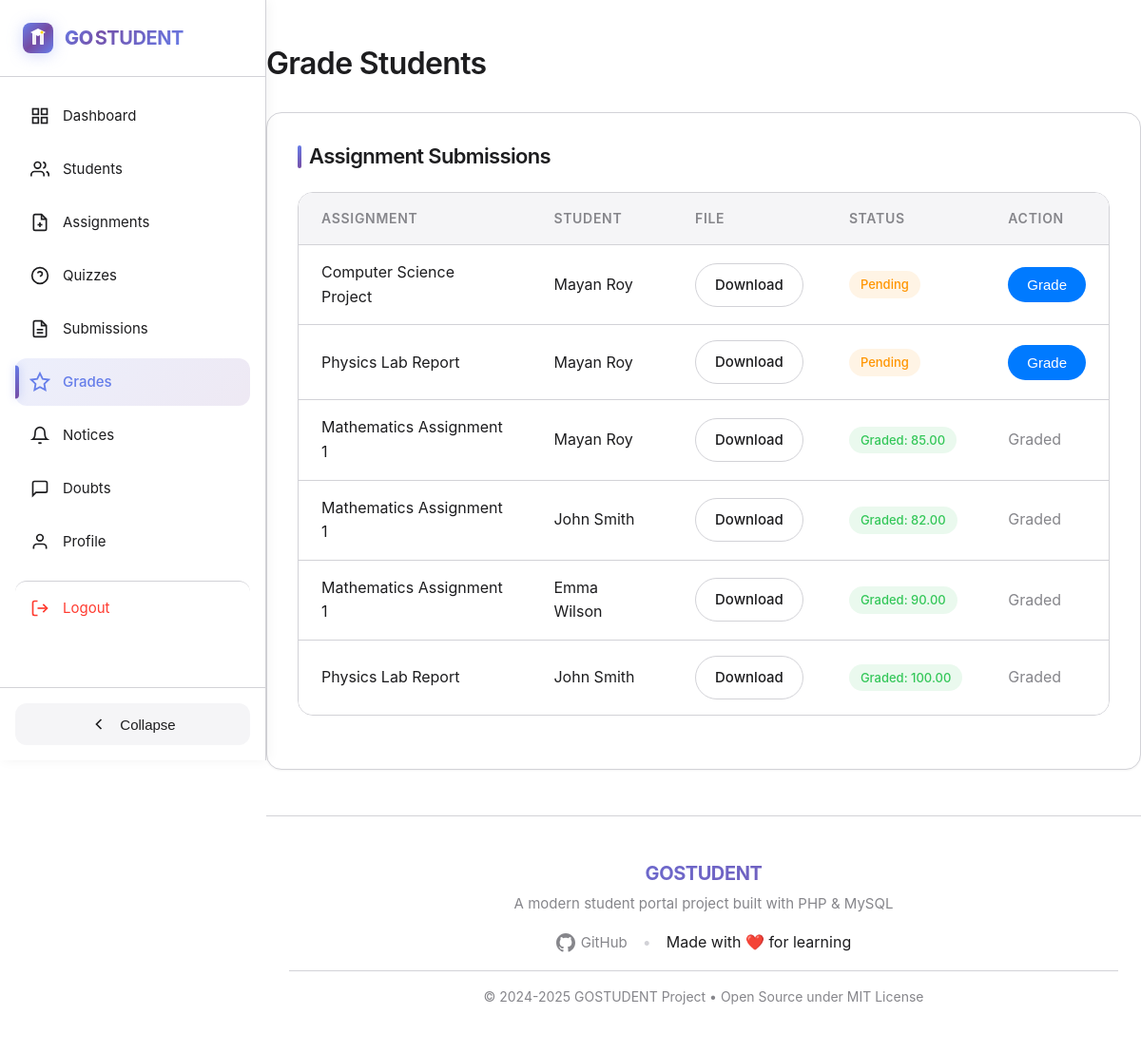
The app's page /pages/teacher/grade_students.php (signed in) with its own data.
### tables this page shows
CREATE TABLE `assignment_submissions` (
  `id` int(11) NOT NULL,
  `assignment_id` int(11) NOT NULL,
  `student_id` int(11) NOT NULL,
  `file_path` varchar(255) NOT NULL,
  `submitted_at` timestamp NOT NULL DEFAULT current_timestamp(),
  `grade` decimal(5,2) DEFAULT NULL,
  `feedback` text DEFAULT NULL
);

CREATE TABLE `assignments` (
  `id` int(11) NOT NULL,
  `title` varchar(255) NOT NULL,
  `description` text DEFAULT NULL,
  `due_date` date NOT NULL,
  `teacher_id` int(11) NOT NULL,
  `file_path` varchar(255) DEFAULT NULL,
  `created_at` timestamp NOT NULL DEFAULT current_timestamp(),
  `updated_at` timestamp NOT NULL DEFAULT current_timestamp() ON UPDATE current_timestamp()
);

CREATE TABLE `users` (
  `id` int(11) NOT NULL,
  `username` varchar(50) NOT NULL,
  `password` varchar(255) NOT NULL,
  `role` enum('student','teacher') NOT NULL,
  `name` varchar(100) NOT NULL,
  `email` varchar(100) NOT NULL,
  `phone` varchar(20) DEFAULT NULL,
  `address` text DEFAULT NULL,
  `dob` date DEFAULT NULL,
  `profile_picture` varchar(255) DEFAULT NULL,
  `created_at` timestamp NOT NULL DEFAULT current_timestamp(),
  `updated_at` timestamp NOT NULL DEFAULT current_timestamp() ON UPDATE current_timestamp()
);

### pages/teacher/grade_students.php (the view, shortened to what this page needs)
<?php
require_once '../../includes/header.php';
?>
<h2 class="mb-xl">Grade Students</h2>
<div class="card">
    <div class="card-content">
        <h3 class="card-title">Assignment Submissions</h3>
        <div class="table-container">
            <table>
                <thead>
                    <tr>
                        <th>Assignment</th>
                        <th>Student</th>
                        <th>File</th>
                        <th>Status</th>
                        <th>Action</th>
                    </tr>
                </thead>
                <tbody>
                    <?php
                    $stmt = $pdo->prepare("SELECT s.id, a.title, u.name, s.file_path, s.grade, s.feedback, s.student_id, s.assignment_id
                                           FROM assignment_submissions s
                                           JOIN assignments a ON s.assignment_id = a.id
                                           JOIN users u ON s.student_id = u.id
                                           WHERE a.teacher_id = ?
                                           ORDER BY s.grade IS NULL DESC, s.submitted_at DESC");
                    $stmt->execute([$_SESSION['user_id']]);
                    while ($row = $stmt->fetch()) {
                        echo '<tr>';
                        echo '<td>' . htmlspecialchars($row['title']) . '</td>';
                        echo '<td>' . htmlspecialchars($row['name']) . '</td>';
                        echo '<td><a href="../../assets/uploads/' . htmlspecialchars($row['file_path']) . '" download class="btn btn-outline">Download</a></td>';
                        echo '<td>';
                        if ($row['grade'] !== null) {
                            echo '<span class="badge badge-success">Graded: ' . $row['grade'] . '</span>';
                        } else {
                            echo '<span class="badge badge-warning">Pending</span>';
                        }
                        echo '</td>';
                        echo '<td>';
                        if ($row['grade'] === null) {
                            echo '<button onclick="openModal(\'gradeModal' . $row['id'] . '\')" class="btn btn-primary">Grade</button>';
                        } else {
                            echo '<span class="text-muted">Graded</span>';
                        }
                        echo '</td>';
                        echo '</tr>';
                    }
                    ?>
                </tbody>
            </table>
        </div>
    </div>
</div>
<?php require_once '../../includes/footer.php'; ?>

### records on screen
assignment_submissions: assignment.title "Computer Science Project", student.name "Mayan Roy", shows "Pending"
assignment_submissions: assignment.title "Physics Lab Report", student.name "Mayan Roy", shows "Pending"
assignment_submissions: assignment.title "Mathematics Assignment 1", student.name "Mayan Roy", grade "85.00", shows "Graded"
assignment_submissions: assignment.title "Mathematics Assignment 1", student.name "John Smith", grade "82.00", shows "Graded"
assignment_submissions: assignment.title "Mathematics Assignment 1", student.name "Emma Wilson", grade "90.00", shows "Graded"
assignment_submissions: assignment.title "Physics Lab Report", student.name "John Smith", grade "100.00", shows "Graded"
